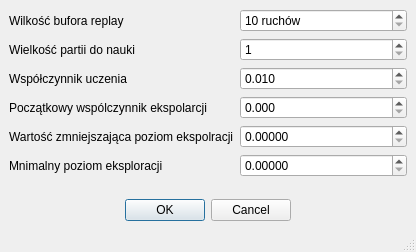
<?xml version="1.0" encoding="UTF-8"?>
<ui version="4.0">
 <class>MainWindow</class>
 <widget class="QMainWindow" name="MainWindow">
  <property name="geometry">
   <rect>
    <x>0</x>
    <y>0</y>
    <width>416</width>
    <height>252</height>
   </rect>
  </property>
  <property name="windowTitle">
   <string>DQN szczegóły</string>
  </property>
  <widget class="QWidget" name="centralwidget">
   <layout class="QVBoxLayout" name="verticalLayout">
    <item>
     <layout class="QFormLayout" name="formLayout">
      <item row="0" column="0">
       <widget class="QLabel" name="label">
        <property name="text">
         <string>Wilkość bufora replay</string>
        </property>
       </widget>
      </item>
      <item row="0" column="1">
       <widget class="QSpinBox" name="replay_size_spin">
        <property name="suffix">
         <string> ruchów</string>
        </property>
        <property name="minimum">
         <number>10</number>
        </property>
        <property name="maximum">
         <number>9999999</number>
        </property>
       </widget>
      </item>
      <item row="2" column="0">
       <widget class="QLabel" name="label_2">
        <property name="text">
         <string>Współczynnik uczenia</string>
        </property>
       </widget>
      </item>
      <item row="2" column="1">
       <widget class="QDoubleSpinBox" name="learning_rate_spin">
        <property name="decimals">
         <number>3</number>
        </property>
        <property name="minimum">
         <double>0.010000000000000</double>
        </property>
        <property name="maximum">
         <double>1.000000000000000</double>
        </property>
       </widget>
      </item>
      <item row="4" column="0">
       <widget class="QLabel" name="label_4">
        <property name="text">
         <string>Wartość zmniejszająca poziom ekspolracji</string>
        </property>
       </widget>
      </item>
      <item row="3" column="0">
       <widget class="QLabel" name="label_3">
        <property name="text">
         <string>Początkowy wspólczynnik ekspolarcji</string>
        </property>
       </widget>
      </item>
      <item row="3" column="1">
       <widget class="QDoubleSpinBox" name="start_exploration_spin">
        <property name="decimals">
         <number>3</number>
        </property>
        <property name="maximum">
         <double>1.000000000000000</double>
        </property>
       </widget>
      </item>
      <item row="5" column="0">
       <widget class="QLabel" name="label_5">
        <property name="text">
         <string>Mnimalny poziom eksploracji</string>
        </property>
       </widget>
      </item>
      <item row="4" column="1">
       <widget class="QDoubleSpinBox" name="exploration_decay_spin">
        <property name="decimals">
         <number>5</number>
        </property>
        <property name="maximum">
         <double>0.990000000000000</double>
        </property>
       </widget>
      </item>
      <item row="5" column="1">
       <widget class="QDoubleSpinBox" name="mnimal_exploration_spin">
        <property name="decimals">
         <number>5</number>
        </property>
        <property name="maximum">
         <double>0.990000000000000</double>
        </property>
       </widget>
      </item>
      <item row="1" column="0">
       <widget class="QLabel" name="label_6">
        <property name="text">
         <string>Wielkość partii do nauki</string>
        </property>
       </widget>
      </item>
      <item row="1" column="1">
       <widget class="QSpinBox" name="spinBox">
        <property name="minimum">
         <number>1</number>
        </property>
        <property name="maximum">
         <number>9999999</number>
        </property>
       </widget>
      </item>
     </layout>
    </item>
    <item alignment="Qt::AlignHCenter">
     <widget class="QDialogButtonBox" name="buttonBox">
      <property name="standardButtons">
       <set>QDialogButtonBox::Cancel|QDialogButtonBox::Ok</set>
      </property>
     </widget>
    </item>
   </layout>
  </widget>
  <widget class="QStatusBar" name="statusbar"/>
 </widget>
 <resources/>
 <connections/>
</ui>
